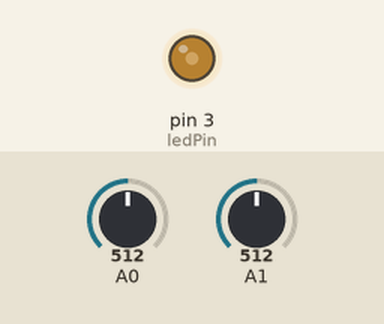
This sketch was run on a simulated Arduino Uno, built with avr-gcc and run on an emulated ATmega328P. Shown: output pins drawn as LEDs (lit = HIGH). The test bench sets the inputs (shaded band); at power-on: A0 = 512, A1 = 512. What the sketch prints to the serial monitor is not drawn.

Above: at 0.81 s.
1.3 s: A0 set to 1023
4.3 s: A1 set to 716
7.3 s: A0 set to 989
At 7.5 s:
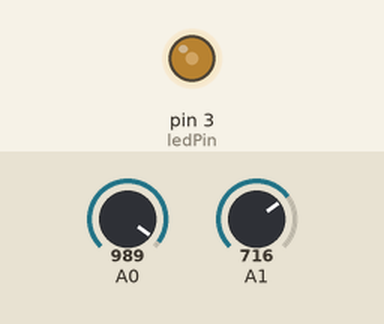
10.3 s: A1 set to 900
13.3 s: A1 set to 0
At 13.89 s:
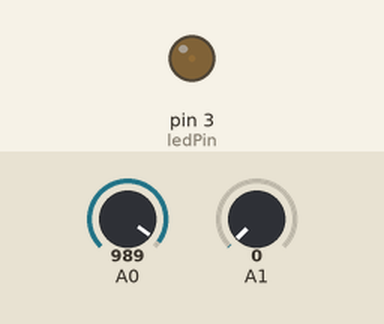
Timing chart, 0 to 14.5 s (numbered marks = the images above; inputs shaded):
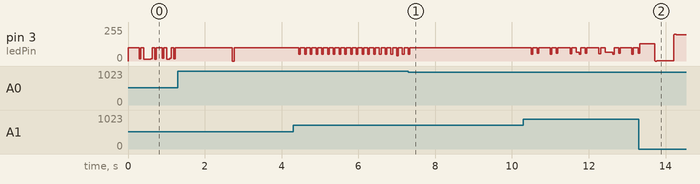

The sketch:

analogReadSerialWriteJoyStickAndLedSinus.ino
```cpp
int sensorValue;
int sensorValue2;
int frequency;
int potiValue;
int ledValue;
int start;
unsigned long current;
unsigned long next;
int count = 0;

// constants won't change. Used here to set a pin number:
const int ledPin =  3;// the number of the LED pin

void setup() {
  // start serial port at 9600 bps:
  Serial.begin(50000);

  // set the digital pin as output:
  pinMode(ledPin, OUTPUT);
  next = 0;
}

// the loop function runs over and over again forever
void loop() {
 current = micros();
 if(next == 0)
  next = current - 1;
 if(current > next){
   next += 50;
   sensorValue = analogRead(A0);
   Serial.println(sensorValue);

 // //>>>>>>>>>>>>>>>>>>>>>>>
   if(count++ > 200){
     sensorValue2 = analogRead(A1);
     //Serial.println(sensorValue2);
     frequency = map(sensorValue2, 0,1023, 1, 201);
     count = 0;
   }
 }

 // //>>>>>>>>>>>>>>>>>>>>>>>>
 ledValue = ( sin( 2.0 * PI * current * frequency / 1000000.0) + 1) * 100;
 analogWrite(ledPin, ledValue);

}
```

Measured:
- after the input at 7.3 s, pin 3 (ledPin): goes on until 7.3 s, then stays 99/255
